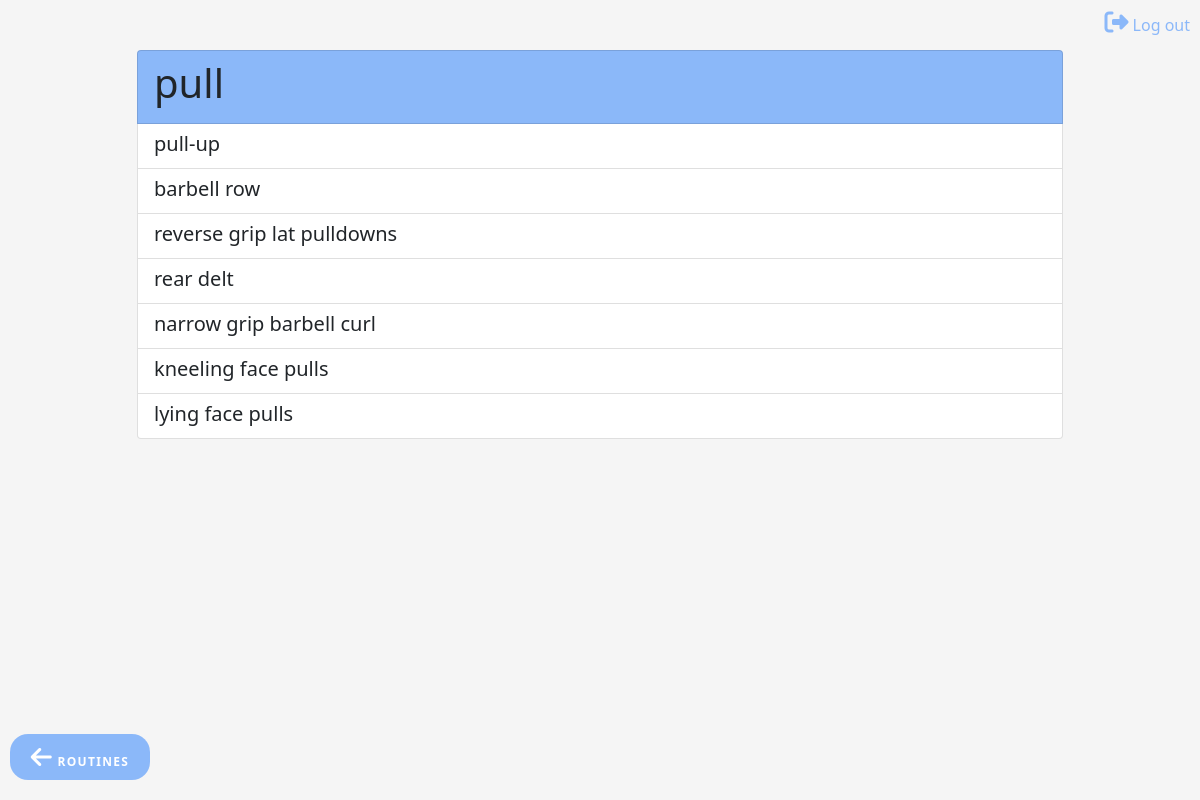
Page /sessions/routine/1/ (signed in) on the committed database.
### sessions/models.py (models this page shows, shortened)
class Routine(models.Model):
    name = models.CharField(
        max_length=200,
        validators=[MinLengthValidator(2, "Name must be greater than 2 characters")]
    )
    exercises = models.ManyToManyField(Exercise)
    last_workout = models.DateTimeField(null=True)
    created_at = models.DateTimeField(auto_now_add=True)
    updated_at = models.DateTimeField(auto_now=True)

class Exercise(CloneMixin, models.Model):
    name = models.CharField(
        max_length=200,
        validators=[MinLengthValidator(2, "Name must be greater than 2 characters")]
    )
    sets = models.PositiveSmallIntegerField(default=1)
    repetitions = models.PositiveSmallIntegerField(default=1)
    weight = models.DecimalField(default=0, max_digits=5, decimal_places=2)
    notes = models.TextField(blank=True)
    created_at = models.DateTimeField(auto_now_add=True)
    updated_at = models.DateTimeField(auto_now=True)

### sessions/views.py (the view)
# urls.py: path('routine/<int:pk>/', RoutineDetail.as_view(), name='routine_detail'),
class RoutineDetail(LoginRequiredMixin, DetailView):
    model = Routine

### sessions/templates/sesh/routine_detail.html (shortened to what this page needs)
{% extends "layout.html" %}
{% block content %}
<div class="list-group">
    <div class="list-group-item title"><h1>{{ routine.name }}</h1></div>
    {% for exercise in routine.exercises.all  %}
            <a href="{% url 'sessions:exercise_detail' exercise.id %}" class="list-group-item list-group-item-action flex-column align-items-start">
                <div class="d-flex w-100 justify-content-between">
                    <h5 class="mb-1">{{ exercise.name }}</h5>
                </div>
            </a>
    {% empty %}
        No exercises yet.
    {% endfor %}
</div>
<a class="my_button bottom-left"  href="{% url 'sessions:routine_list' %}">
    <i class="fas fa-arrow-left" title="routines"></i>
    <span class="icon-text">Routines</span>
</a>
{% endblock content %}

### sessions/static/sessions/css/styles.css (style rules this page uses)
body { background-color: whitesmoke; }
.my_button { z-index: 1000; -webkit-backface-visibility: none; background-color: #0069ff6e; border-radius: 18px; color: #fff; font-size: 12px; font-weight: 600; letter-spacing: 1.3px; opacity: 1; padding: 11px 0 9px; text-align: center; text-decoration: none; text-transform: uppercase; -webkit-transition: background .2s ease; transition: background .2s ease; width: 140px; margin-bottom: 10px; }
.bottom-left { position: fixed; left: 10px; bottom: 0; margin-bottom: 20px; }
.title { background-color: #0069ff6e; }
.far, .fas { font-size: x-large; }

### rows in the picture
Routine: name "pull"
Exercise: name "pull-up"
Exercise: name "barbell row"
Exercise: name "reverse grip lat pulldowns"
Exercise: name "rear delt"
Exercise: name "narrow grip barbell curl"
Exercise: name "kneeling face pulls"
Exercise: name "lying face pulls"
